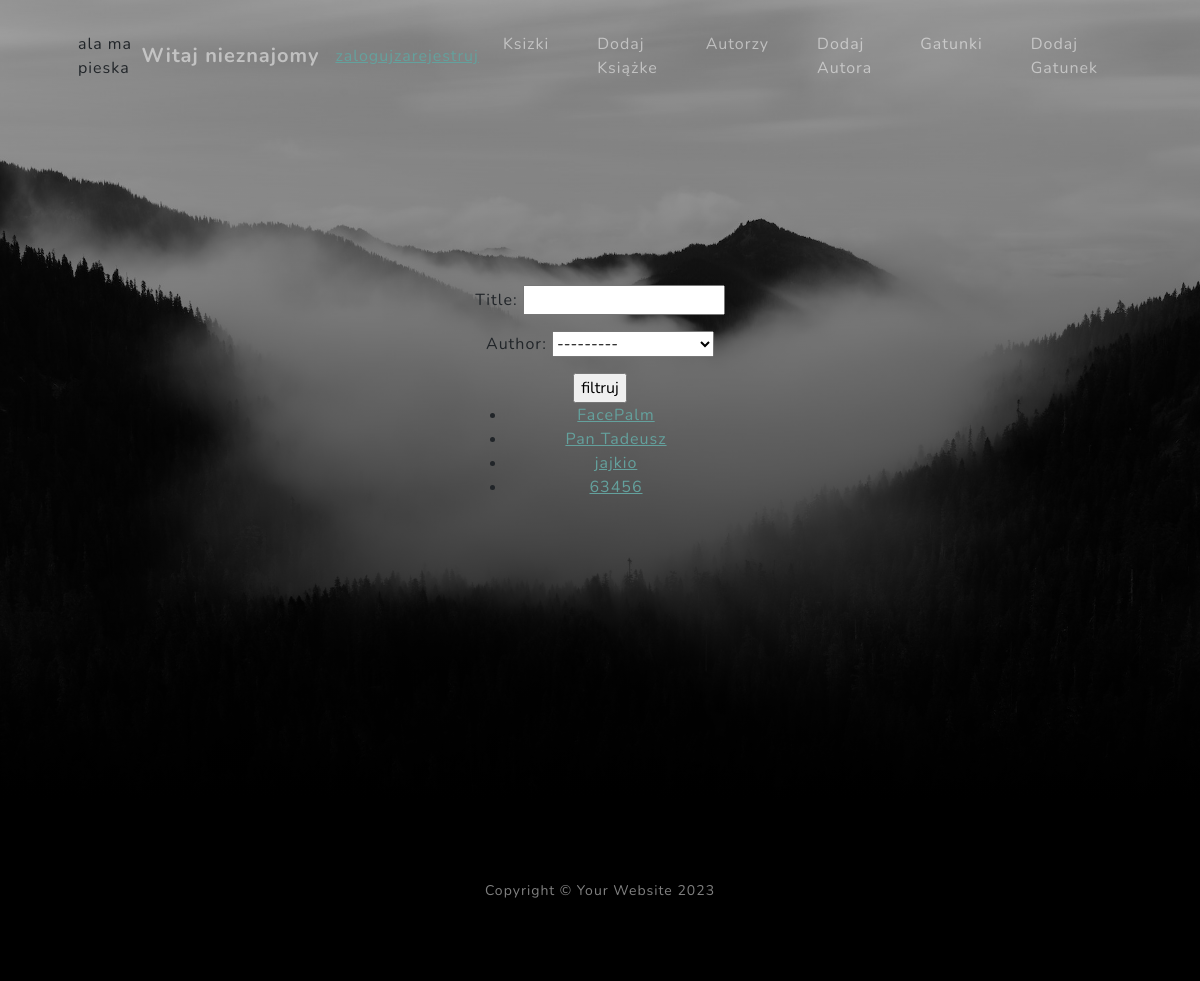
Screenshot of /listBook/ with the database file from the repository.
### polka/models.py (models this page shows)
class Book(models.Model):
    title = models.CharField(max_length=50)
    authors = models.ForeignKey(Author, on_delete=models.CASCADE)
    genres = models.ManyToManyField(Genre)
    def get_absolute_url(self):
        return reverse('detail_book', args=(self.id,))
    def __str__(self):
        return self.title

### polka/views.py (the view)
# urls.py: path('listBook/', views.ListBookView.as_view(), name='list_book'),
class ListBookView(ListView):
    model = Book
    template_name = 'list_view.html'
    def get_context_data(self, *, object_list=None, **kwargs):
        context = super().get_context_data(object_list=object_list, **kwargs)
        context['form'] = BookSearchForm()
        context['xxx'] = 'ala ma pieska'
        return context
    def get_queryset(self):
        queryset = super().get_queryset()
        form = BookSearchForm(self.request.GET)
        if form.is_valid():
            title = form.cleaned_data['title']
            author = form.cleaned_data['author']
            queryset = queryset.filter(title__icontains=title)
            if author is not None:
                queryset = queryset.filter(authors=author)
        return queryset

### polka/forms.py
class BookSearchForm(forms.Form):
    title = forms.CharField(max_length=50, required=False)
    author = forms.ModelChoiceField(queryset=Author.objects.all(), required=False)

### polka/context_processor.py (called while the page is built)
def jajkon(request):
    return {'xxx':randint(1,100)}

### polka/models.py (called while the page is built)
    def __str__(self):
        return f'{self.first_name} {self.last_name}'

### templates/list_view.html
{% extends 'index.html' %}
{% block zawartosc %}
    {% if form %}
        <form>
            {{ form.as_p }}
            <input type="submit" value="filtruj">
        </form>
    {% endif %}
    {% include 'list.html' %}
{% endblock %}

### templates/list.html
<ul>
    {% for obj in object_list %}
        <li><a href="{{ obj.get_absolute_url }}"> {{ obj }}</a></li>
    {% endfor %}
</ul>

### rows the page displays
Book: title "FacePalm"
Book: title "Pan Tadeusz"
Book: title "jajkio"
Book: title "63456"
